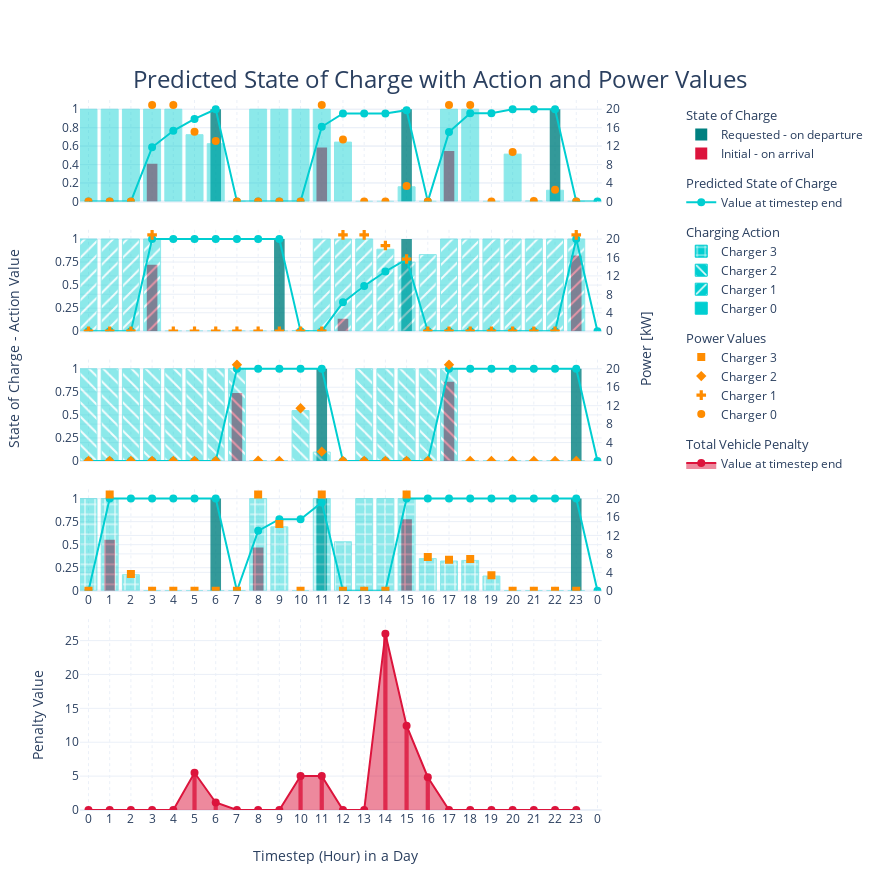

Source (notebook cell):
### Markdown cell above
#### Predicted Vehicle State of Charge and corresponding action and power values and penalties

### Code cell
subplot_fig = make_subplots(
    rows=5,
    row_heights=[0.17, 0.17, 0.17, 0.17, 0.32],
    cols=1,
    shared_xaxes=True,
    vertical_spacing=0.04,
    specs=[[{'secondary_y': True}], [{'secondary_y': True}], [{'secondary_y': True}], [{'secondary_y': True}],
           [{'secondary_y': True}]]
)

charger_patterns = ['', '/', '\\', '+']
charger_markers = ['circle', 'cross', 'diamond', 'square']
for v_id in initial_training_data.index:
    charger_id = int(initial_training_data.loc[v_id, 'Charger ID'])
    counter = number_of_chargers - charger_id
    charger = counter - 1
    
    arr = int(initial_training_data.loc[v_id, 'Arrival'])
    dep = int(initial_training_data.loc[v_id, 'Departure'])
    
    if initial_training_data.loc[v_id, 'Vehicle ID'] == '0':
        psoc = chargers_predictions.loc[chargers_predictions['Charger ID']==charger,'Vehicle State of Charge']
        pactions = chargers_predictions.loc[chargers_predictions['Charger ID']==charger,'Charger Action']
        ppowers = chargers_predictions.loc[chargers_predictions['Charger ID']==charger,'Charger Power Value']
        
        subplot_fig.add_bar(x=initial_training_data.loc[(initial_training_data['Charger ID']==str(charger))&(initial_training_data.index[v_id]==v_id), 'Departure']-1, row=counter, col=1,
                    y=initial_training_data.loc[(initial_training_data['Charger ID']==str(charger))&(initial_training_data.index[v_id]==v_id), 'Requested State of Charge'], name=f'Requested - on departure',
                    width=0.5, marker=dict(color='teal', opacity=0.8, line_width=0), legendgroup='State of Charge', showlegend=(not v_id),
                    legendgrouptitle=dict(text='State of Charge'), secondary_y=False)
        subplot_fig.add_bar(x=initial_training_data.loc[initial_training_data['Charger ID']==str(charger), 'Arrival'], row=counter, col=1,
                    y=initial_training_data.loc[initial_training_data['Charger ID']==str(charger), 'Initial State of Charge'], name=f'Initial - on arrival',
                    width=0.5, marker=dict(color='crimson', opacity=0.8, line_width=0), 
                            legendgroup='State of Charge', showlegend=(not v_id), secondary_y=False)
        
        subplot_fig.add_scatter(y=psoc, line_shape='linear', row=counter, col=1, name='Value at timestep end', mode='markers+lines',
                                marker=dict(size=8, symbol='circle-dot'), line=dict(color='darkturquoise'), 
                                showlegend=(not v_id), secondary_y=False,
                                legendgrouptitle=dict(text='Predicted State of Charge'), legendgroup='Predicted Charger SOC')
        subplot_fig.add_bar(y=pactions, row=counter, col=1, legendgroup='Charger Action', showlegend=True, name=f'Charger {charger}', legendgrouptitle=dict(text='Charging Action'),
                            marker=dict(color='darkturquoise', opacity=0.45, line_width=1, line_color='darkturquoise',
                                        pattern_shape=charger_patterns[charger], pattern_fgopacity=0.9, pattern_fgcolor='white', pattern_size=10), secondary_y=False)
        
        
        
        subplot_fig.add_scatter(y=ppowers, line_shape='linear', row=counter, col=1, name=f'Charger {charger}', mode='markers',
                                marker=dict(size=8, symbol=charger_markers[charger]), line=dict(color='darkorange'), 
                                showlegend=True, secondary_y=True,
                                legendgrouptitle=dict(text='Power Values'), legendgroup='Charger Power')
        
        subplot_fig.add_annotation(x=23, y=1.2, text=f'<i>Charger {charger_id}</i>', textangle=0, opacity=0.9, row=charger_id+1, col=1,
                                   font_size=13, showarrow=False, font_color='grey')    

pevpenalties = penalties['Total Vehicle Penalty']
subplot_fig.add_scatter(y=pevpenalties, line_shape='linear', row=5, col=1, name='Value at timestep end', mode='lines+markers',
                        marker=dict(size=8, symbol='circle'), line=dict(color='crimson'), fill='tozeroy',
                        showlegend=True, secondary_y=False,
                        legendgrouptitle=dict(text='Total Vehicle Penalty'), legendgroup='Total Vehicle Penalty')
subplot_fig.add_bar(x=penalties.index, y=pevpenalties, row=5, col=1, name='Value at timestep end', secondary_y=False,
                        width=0.2, legendgrouptitle=dict(text='Total Battery Penalty'), legendgroup='Total Battery Penalty',
                        marker=dict(line_width=0, opacity=0.8, color='crimson'), showlegend=False)

subplot_fig.add_annotation(x=-0.14, y=0.65, yanchor='middle', text="State of Charge - Action Value", textangle=-90, xref="paper", yref="paper", font_size=14, showarrow=False)
subplot_fig.add_annotation(x=1.04, y=0.65, text="Power [kW]", textangle=-90, xref="paper", yref="paper", font_size=14, showarrow=False)
subplot_fig.add_annotation(x=12/26, y=-0.08, text="Timestep (Hour) in a Day", textangle=0, xref="paper", yref="paper", font_size=14, showarrow=False)

max_timestep = int(initial_training_data.Departure.max() + 1)
subplot_fig.update_layout(title="Predicted State of Charge with Action and Power Values",
                          yaxis=dict(title=''), barmode='overlay')
subplot_fig.update_xaxes(tickformat='', griddash="dot", range=[-0.4, 24.2],
                         tickvals=[i for i in range(max_timestep)],
                         ticktext=[str(i%24) for i in range(max_timestep)])

# For plot export: w(1280)xh(720), w(1920)xh(1080)
# For better overview in jupyter: w(850)xh(650)
plot_width = 880
plot_height = 890

total_ev_pen_max = pevpenalties.max()
y9type = 'log' if total_ev_pen_max > 100000 else 'linear'
y9max_margin = 6 if y9type == 'log' else round(total_ev_pen_max + 10)
y9yaxistext = '- log scale' if y9type == 'log' else ''
subplot_fig.update_layout(height=plot_height, width=plot_width, title=dict(xanchor="center", x=0.5, font_size=24, y=0.92), 
                          showlegend=True, legend=dict(x=26/24), margin=dict(autoexpand=True),
                          xaxis4=dict(showticklabels=True),
                          yaxis=dict(tickformat=" ,~", nticks=5, range=[0, 1.1], dtick=0.2),
                          yaxis2=dict(tickformat=" ,~", nticks=5, range=[0, 22], dtick=4),
                          yaxis3=dict(tickformat=" ,~", nticks=5, range=[0, 1.1], dtick=0.25),
                          yaxis4=dict(tickformat=" ,~", nticks=5, range=[0, 22], dtick=4),
                          yaxis5=dict(tickformat=" ,~", nticks=5, range=[0, 1.1], dtick=0.25),
                          yaxis6=dict(tickformat=" ,~", nticks=5, range=[0, 22], dtick=4),
                          yaxis7=dict(tickformat=" ,~", nticks=5, range=[0, 1.1], dtick=0.25),
                          yaxis8=dict(tickformat=" ,~", nticks=5, range=[0, 22], dtick=4),
                          yaxis9=dict(tickformat=" ,~g", nticks=9, type=y9type, 
                                      title=dict(text=f'Penalty Value {y9yaxistext}')))

subplot_fig.show()

del psoc, charger_id, counter, charger, arr, dep, max_timestep, plot_width, plot_height

### Figure 1 — Plotly figure (JSON) as saved in the notebook; plotly's stock layout.template omitted (floating-point values rounded to 4 significant figures)
{"data": [{"legendgroup": "State of Charge", "legendgrouptitle": {"text": "State of Charge"}, "marker": {"color": "teal", "line": {"width": 0}, "opacity": 0.8}, "name": "Requested - on departure", "showlegend": true, "type": "bar", "width": 0.5, "x": [6, 11, 23], "xaxis": "x4", "y": [1, 1, 1], "yaxis": "y7"}, {"legendgroup": "State of Charge", "marker": {"color": "crimson", "line": {"width": 0}, "opacity": 0.8}, "name": "Initial - on arrival", "showlegend": true, "type": "bar", "width": 0.5, "x": [1, 8, 15], "xaxis": "x4", "y": [0.5546, 0.4683, 0.7754], "yaxis": "y7"}, {"legendgroup": "Predicted Charger SOC", "legendgrouptitle": {"text": "Predicted State of Charge"}, "line": {"color": "darkturquoise", "shape": "linear"}, "marker": {"size": 8, "symbol": "circle-dot"}, "mode": "markers+lines", "name": "Value at timestep end", "showlegend": true, "type": "scatter", "xaxis": "x4", "y": [0, 1, 1, 1, 1, 1, 1, 0, 0.65, 0.776, 0.776, 0.9577, 0, 0, 0, 1, 1, 1, 1, 1, 1, 1, 1, 1, 0], "yaxis": "y7"}, {"legendgroup": "Charger Action", "legendgrouptitle": {"text": "Charging Action"}, "marker": {"color": "darkturquoise", "line": {"color": "darkturquoise", "width": 1}, "opacity": 0.45, "pattern": {"fgcolor": "white", "fgopacity": 0.9, "shape": "+", "size": 10}}, "name": "Charger 3", "showlegend": true, "type": "bar", "xaxis": "x4", "y": [1, 1, 0.1743, 0, 0, 0, 0, 0, 1, 0.6933, 0, 1, 0.5325, 1, 1, 1, 0.3492, 0.3227, 0.329, 0.1597, 0, 0, 0, 0, null], "yaxis": "y7"}, {"legendgroup": "Charger Power", "legendgrouptitle": {"text": "Power Values"}, "line": {"color": "darkorange", "shape": "linear"}, "marker": {"size": 8, "symbol": "square"}, "mode": "markers", "name": "Charger 3", "showlegend": true, "type": "scatter", "xaxis": "x4", "y": [0, 20.9, 3.642, 0, 0, 0, 0, 0, 20.9, 14.49, 0, 20.9, 0, 0, 0, 20.9, 7.299, 6.745, 6.875, 3.338, 0, 0, 0, 0, null], "yaxis": "y8"}, {"legendgroup": "State of Charge", "legendgrouptitle": {"text": "State of Charge"}, "marker": {"color": "teal", "line": {"width": 0}, "opacity": 0.8}, "name": "Requested - on departure", "showlegend": false, "type": "bar", "width": 0.5, "x": [11, 23], "xaxis": "x3", "y": [1, 1], "yaxis": "y5"}, {"legendgroup": "State of Charge", "marker": {"color": "crimson", "line": {"width": 0}, "opacity": 0.8}, "name": "Initial - on arrival", "showlegend": false, "type": "bar", "width": 0.5, "x": [7, 17], "xaxis": "x3", "y": [0.7387, 0.86], "yaxis": "y5"}, {"legendgroup": "Predicted Charger SOC", "legendgrouptitle": {"text": "Predicted State of Charge"}, "line": {"color": "darkturquoise", "shape": "linear"}, "marker": {"size": 8, "symbol": "circle-dot"}, "mode": "markers+lines", "name": "Value at timestep end", "showlegend": false, "type": "scatter", "xaxis": "x3", "y": [0, 0, 0, 0, 0, 0, 0, 1, 1, 1, 1, 1, 0, 0, 0, 0, 0, 1, 1, 1, 1, 1, 1, 1, 0], "yaxis": "y5"}, {"legendgroup": "Charger Action", "legendgrouptitle": {"text": "Charging Action"}, "marker": {"color": "darkturquoise", "line": {"color": "darkturquoise", "width": 1}, "opacity": 0.45, "pattern": {"fgcolor": "white", "fgopacity": 0.9, "shape": "\\", "size": 10}}, "name": "Charger 2", "showlegend": true, "type": "bar", "xaxis": "x3", "y": [1, 1, 1, 1, 1, 1, 1, 1, 0.003178, 0, 0.5467, 0.09654, 0, 1, 1, 1, 1, 1, 0, 0, 0, 0, 0, 0, null], "yaxis": "y5"}, {"legendgroup": "Charger Power", "legendgrouptitle": {"text": "Power Values"}, "line": {"color": "darkorange", "shape": "linear"}, "marker": {"size": 8, "symbol": "diamond"}, "mode": "markers", "name": "Charger 2", "showlegend": true, "type": "scatter", "xaxis": "x3", "y": [0, 0, 0, 0, 0, 0, 0, 20.9, 0.06641, 0, 11.43, 2.018, 0, 0, 0, 0, 0, 20.9, 0, 0, 0, 0, 0, 0, null], "yaxis": "y6"}, {"legendgroup": "State of Charge", "legendgrouptitle": {"text": "State of Charge"}, "marker": {"color": "teal", "line": {"width": 0}, "opacity": 0.8}, "name": "Requested - on departure", "showlegend": false, "type": "bar", "width": 0.5, "x": [9, 15, 26], "xaxis": "x2", "y": [1, 1, 1], "yaxis": "y3"}, {"legendgroup": "State of Charge", "marker": {"color": "crimson", "line": {"width": 0}, "opacity": 0.8}, "name": "Initial - on arrival", "showlegend": false, "type": "bar", "width": 0.5, "x": [3, 12, 23], "xaxis": "x2", "y": [0.7196, 0.1357, 0.8199], "yaxis": "y3"}, {"legendgroup": "Predicted Charger SOC", "legendgrouptitle": {"text": "Predicted State of Charge"}, "line": {"color": "darkturquoise", "shape": "linear"}, "marker": {"size": 8, "symbol": "circle-dot"}, "mode": "markers+lines", "name": "Value at timestep end", "showlegend": false, "type": "scatter", "xaxis": "x2", "y": [0, 0, 0, 1, 1, 1, 1, 1, 1, 1, 0, 0, 0.3128, 0.4899, 0.6474, 0.7801, 0, 0, 0, 0, 0, 0, 0, 1, 0], "yaxis": "y3"}, {"legendgroup": "Charger Action", "legendgrouptitle": {"text": "Charging Action"}, "marker": {"color": "darkturquoise", "line": {"color": "darkturquoise", "width": 1}, "opacity": 0.45, "pattern": {"fgcolor": "white", "fgopacity": 0.9, "shape": "/", "size": 10}}, "name": "Charger 1", "showlegend": true, "type": "bar", "xaxis": "x2", "y": [1, 1, 1, 1, 0, 0, 0, 0, 0, 0, 0.006582, 1, 1, 1, 0.8891, 0.749, 0.8309, 1, 1, 1, 1, 1, 1, 1, null], "yaxis": "y3"}, {"legendgroup": "Charger Power", "legendgrouptitle": {"text": "Power Values"}, "line": {"color": "darkorange", "shape": "linear"}, "marker": {"size": 8, "symbol": "cross"}, "mode": "markers", "name": "Charger 1", "showlegend": true, "type": "scatter", "xaxis": "x2", "y": [0, 0, 0, 20.9, 0, 0, 0, 0, 0, 0, 0, 0, 20.9, 20.9, 18.58, 15.65, 0, 0, 0, 0, 0, 0, 0, 20.9, null], "yaxis": "y4"}, {"legendgroup": "State of Charge", "legendgrouptitle": {"text": "State of Charge"}, "marker": {"color": "teal", "line": {"width": 0}, "opacity": 0.8}, "name": "Requested - on departure", "showlegend": false, "type": "bar", "width": 0.5, "x": [6, 15, 22], "xaxis": "x", "y": [1, 1, 1], "yaxis": "y"}, {"legendgroup": "State of Charge", "marker": {"color": "crimson", "line": {"width": 0}, "opacity": 0.8}, "name": "Initial - on arrival", "showlegend": false, "type": "bar", "width": 0.5, "x": [3, 11, 17], "xaxis": "x", "y": [0.4082, 0.5848, 0.5466], "yaxis": "y"}, {"legendgroup": "Predicted Charger SOC", "legendgrouptitle": {"text": "Predicted State of Charge"}, "line": {"color": "darkturquoise", "shape": "linear"}, "marker": {"size": 8, "symbol": "circle-dot"}, "mode": "markers+lines", "name": "Value at timestep end", "showlegend": false, "type": "scatter", "xaxis": "x", "y": [0, 0, 0, 0.5869, 0.7655, 0.8948, 1, 0, 0, 0, 0, 0.8095, 0.9541, 0.9541, 0.9541, 0.9898, 0, 0.7515, 0.9564, 0.9564, 1, 1, 1, 0, 0], "yaxis": "y"}, {"legendgroup": "Charger Action", "legendgrouptitle": {"text": "Charging Action"}, "marker": {"color": "darkturquoise", "line": {"color": "darkturquoise", "width": 1}, "opacity": 0.45, "pattern": {"fgcolor": "white", "fgopacity": 0.9, "shape": "", "size": 10}}, "name": "Charger 0", "showlegend": true, "type": "bar", "xaxis": "x", "y": [1, 1, 1, 1, 1, 0.7238, 0.6261, 0, 1, 1, 1, 1, 0.6433, 0, 0, 0.1588, 0, 1, 1, 0, 0.513, 0.004357, 0.121, 0, null], "yaxis": "y"}, {"legendgroup": "Charger Power", "legendgrouptitle": {"text": "Power Values"}, "line": {"color": "darkorange", "shape": "linear"}, "marker": {"size": 8, "symbol": "circle"}, "mode": "markers", "name": "Charger 0", "showlegend": true, "type": "scatter", "xaxis": "x", "y": [0, 0, 0, 20.9, 20.9, 15.13, 13.09, 0, 0, 0, 0, 20.9, 13.44, 0, 0, 3.32, 0, 20.9, 20.9, 0, 10.72, 0.09106, 2.53, 0, null], "yaxis": "y2"}, {"fill": "tozeroy", "legendgroup": "Total Vehicle Penalty", "legendgrouptitle": {"text": "Total Vehicle Penalty"}, "line": {"color": "crimson", "shape": "linear"}, "marker": {"size": 8, "symbol": "circle"}, "mode": "lines+markers", "name": "Value at timestep end", "showlegend": true, "type": "scatter", "xaxis": "x5", "y": [0, 0, 0, 0, 0, 5.5, 1.107, 0, 0, 0, 5.017, 5.017, 0, 0, 26.02, 12.43, 4.837, 0, 0, 0, 0, 0, 0, 0], "yaxis": "y9"}, {"legendgroup": "Total Battery Penalty", "legendgrouptitle": {"text": "Total Battery Penalty"}, "marker": {"color": "crimson", "line": {"width": 0}, "opacity": 0.8}, "name": "Value at timestep end", "showlegend": false, "type": "bar", "width": 0.2, "x": [0, 1, 2, 3, 4, 5, 6, 7, 8, 9, 10, 11, 12, 13, 14, 15, 16, 17, 18, 19, 20, 21, 22, 23], "xaxis": "x5", "y": [0, 0, 0, 0, 0, 5.5, 1.107, 0, 0, 0, 5.017, 5.017, 0, 0, 26.02, 12.43, 4.837, 0, 0, 0, 0, 0, 0, 0], "yaxis": "y9"}], "layout": {"annotations": [{"font": {"color": "grey", "size": 13}, "opacity": 0.9, "showarrow": false, "text": "<i>Charger 0</i>", "textangle": 0, "x": 23, "xref": "x", "y": 1.2, "yref": "y"}, {"font": {"color": "grey", "size": 13}, "opacity": 0.9, "showarrow": false, "text": "<i>Charger 1</i>", "textangle": 0, "x": 23, "xref": "x2", "y": 1.2, "yref": "y3"}, {"font": {"color": "grey", "size": 13}, "opacity": 0.9, "showarrow": false, "text": "<i>Charger 2</i>", "textangle": 0, "x": 23, "xref": "x3", "y": 1.2, "yref": "y5"}, {"font": {"color": "grey", "size": 13}, "opacity": 0.9, "showarrow": false, "text": "<i>Charger 3</i>", "textangle": 0, "x": 23, "xref": "x4", "y": 1.2, "yref": "y7"}, {"font": {"size": 14}, "showarrow": false, "text": "State of Charge - Action Value", "textangle": -90, "x": -0.14, "xref": "paper", "y": 0.65, "yanchor": "middle", "yref": "paper"}, {"font": {"size": 14}, "showarrow": false, "text": "Power [kW]", "textangle": -90, "x": 1.04, "xref": "paper", "y": 0.65, "yref": "paper"}, {"font": {"size": 14}, "showarrow": false, "text": "Timestep (Hour) in a Day", "textangle": 0, "x": 0.4615, "xref": "paper", "y": -0.08, "yref": "paper"}], "barmode": "overlay", "height": 890, "legend": {"x": 1.083}, "margin": {"autoexpand": true}, "showlegend": true, "title": {"font": {"size": 24}, "text": "Predicted State of Charge with Action and Power Values", "x": 0.5, "xanchor": "center", "y": 0.92}, "width": 880, "xaxis": {"anchor": "y", "domain": [0, 0.94], "griddash": "dot", "matches": "x5", "range": [-0.4, 24.2], "showticklabels": false, "tickformat": "", "ticktext": ["0", "1", "2", "3", "4", "5", "6", "7", "8", "9", "10", "11", "12", "13", "14", "15", "16", "17", "18", "19", "20", "21", "22", "23", "0", "1", "2", "3"], "tickvals": [0, 1, 2, 3, 4, 5, 6, 7, 8, 9, 10, 11, 12, 13, 14, 15, 16, 17, 18, 19, 20, 21, 22, 23, 24, 25, 26, 27]}, "xaxis2": {"anchor": "y3", "domain": [0, 0.94], "griddash": "dot", "matches": "x5", "range": [-0.4, 24.2], "showticklabels": false, "tickformat": "", "ticktext": ["0", "1", "2", "3", "4", "5", "6", "7", "8", "9", "10", "11", "12", "13", "14", "15", "16", "17", "18", "19", "20", "21", "22", "23", "0", "1", "2", "3"], "tickvals": [0, 1, 2, 3, 4, 5, 6, 7, 8, 9, 10, 11, 12, 13, 14, 15, 16, 17, 18, 19, 20, 21, 22, 23, 24, 25, 26, 27]}, "xaxis3": {"anchor": "y5", "domain": [0, 0.94], "griddash": "dot", "matches": "x5", "range": [-0.4, 24.2], "showticklabels": false, "tickformat": "", "ticktext": ["0", "1", "2", "3", "4", "5", "6", "7", "8", "9", "10", "11", "12", "13", "14", "15", "16", "17", "18", "19", "20", "21", "22", "23", "0", "1", "2", "3"], "tickvals": [0, 1, 2, 3, 4, 5, 6, 7, 8, 9, 10, 11, 12, 13, 14, 15, 16, 17, 18, 19, 20, 21, 22, 23, 24, 25, 26, 27]}, "xaxis4": {"anchor": "y7", "domain": [0, 0.94], "griddash": "dot", "matches": "x5", "range": [-0.4, 24.2], "showticklabels": true, "tickformat": "", "ticktext": ["0", "1", "2", "3", "4", "5", "6", "7", "8", "9", "10", "11", "12", "13", "14", "15", "16", "17", "18", "19", "20", "21", "22", "23", "0", "1", "2", "3"], "tickvals": [0, 1, 2, 3, 4, 5, 6, 7, 8, 9, 10, 11, 12, 13, 14, 15, 16, 17, 18, 19, 20, 21, 22, 23, 24, 25, 26, 27]}, "xaxis5": {"anchor": "y9", "domain": [0, 0.94], "griddash": "dot", "range": [-0.4, 24.2], "tickformat": "", "ticktext": ["0", "1", "2", "3", "4", "5", "6", "7", "8", "9", "10", "11", "12", "13", "14", "15", "16", "17", "18", "19", "20", "21", "22", "23", "0", "1", "2", "3"], "tickvals": [0, 1, 2, 3, 4, 5, 6, 7, 8, 9, 10, 11, 12, 13, 14, 15, 16, 17, 18, 19, 20, 21, 22, 23, 24, 25, 26, 27]}, "yaxis": {"anchor": "x", "domain": [0.8572, 1], "dtick": 0.2, "nticks": 5, "range": [0, 1.1], "tickformat": " ,~", "title": {"text": ""}}, "yaxis10": {"anchor": "x5", "overlaying": "y9", "side": "right"}, "yaxis2": {"anchor": "x", "dtick": 4, "nticks": 5, "overlaying": "y", "range": [0, 22], "side": "right", "tickformat": " ,~"}, "yaxis3": {"anchor": "x2", "domain": [0.6744, 0.8172], "dtick": 0.25, "nticks": 5, "range": [0, 1.1], "tickformat": " ,~"}, "yaxis4": {"anchor": "x2", "dtick": 4, "nticks": 5, "overlaying": "y3", "range": [0, 22], "side": "right", "tickformat": " ,~"}, "yaxis5": {"anchor": "x3", "domain": [0.4916, 0.6344], "dtick": 0.25, "nticks": 5, "range": [0, 1.1], "tickformat": " ,~"}, "yaxis6": {"anchor": "x3", "dtick": 4, "nticks": 5, "overlaying": "y5", "range": [0, 22], "side": "right", "tickformat": " ,~"}, "yaxis7": {"anchor": "x4", "domain": [0.3088, 0.4516], "dtick": 0.25, "nticks": 5, "range": [0, 1.1], "tickformat": " ,~"}, "yaxis8": {"anchor": "x4", "dtick": 4, "nticks": 5, "overlaying": "y7", "range": [0, 22], "side": "right", "tickformat": " ,~"}, "yaxis9": {"anchor": "x5", "domain": [0, 0.2688], "nticks": 9, "tickformat": " ,~g", "title": {"text": "Penalty Value "}, "type": "linear"}}}
